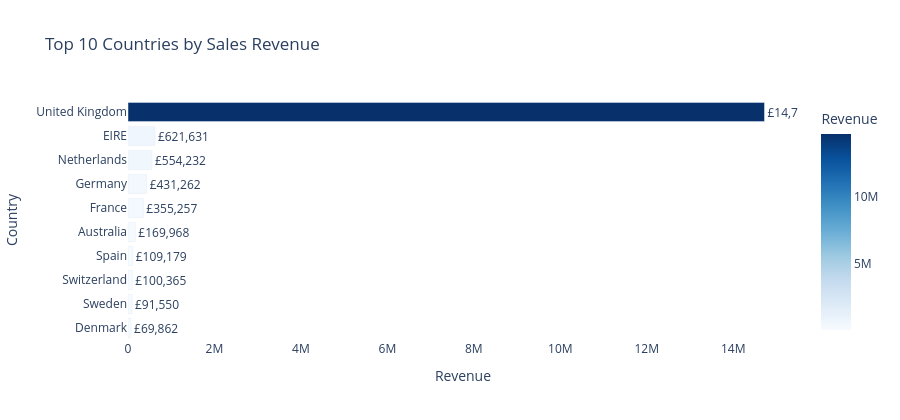

The notebook cell this image was saved under:
### Code cell
country = df.groupby('Country')['TotalPrice'].sum().sort_values(ascending=False)
country_top10 = country.head(10).reset_index()
country_top10.columns = ['Country', 'Revenue']

fig2 = px.bar(
    country_top10, x='Revenue', y='Country',
    orientation='h', color='Revenue',
    color_continuous_scale='Blues',
    title='Top 10 Countries by Sales Revenue',
    text=country_top10['Revenue'].apply(lambda x: f'£{x:,.0f}')
)
fig2.update_traces(textposition='outside')
fig2.update_layout(
    height=420, showlegend=False,
    plot_bgcolor='white', paper_bgcolor='white',
    yaxis=dict(categoryorder='total ascending')
)
fig2.show()
print("图2完成")

### Figure 1 — Plotly figure (JSON) as saved in the notebook; plotly's stock layout.template omitted (floating-point values rounded to 4 significant figures)
{"data": [{"hovertemplate": "Revenue=%{marker.color}<br>Country=%{y}<br>text=%{text}<extra></extra>", "legendgroup": "", "marker": {"color": [14720000.0, 621600.0, 554200.0, 431300.0, 355300.0, 170000.0, 109200.0, 100400.0, 91550.0, 69860.0], "coloraxis": "coloraxis", "pattern": {"shape": ""}}, "name": "", "orientation": "h", "showlegend": false, "text": ["£14,723,148", "£621,631", "£554,232", "£431,262", "£355,257", "£169,968", "£109,179", "£100,365", "£91,550", "£69,862"], "textposition": "outside", "type": "bar", "x": [14720000.0, 621600.0, 554200.0, 431300.0, 355300.0, 170000.0, 109200.0, 100400.0, 91550.0, 69860.0], "xaxis": "x", "y": ["United Kingdom", "EIRE", "Netherlands", "Germany", "France", "Australia", "Spain", "Switzerland", "Sweden", "Denmark"], "yaxis": "y"}], "layout": {"barmode": "relative", "coloraxis": {"colorbar": {"title": {"text": "Revenue"}}, "colorscale": [[0, "rgb(247,251,255)"], [0.125, "rgb(222,235,247)"], [0.25, "rgb(198,219,239)"], [0.375, "rgb(158,202,225)"], [0.5, "rgb(107,174,214)"], [0.625, "rgb(66,146,198)"], [0.75, "rgb(33,113,181)"], [0.875, "rgb(8,81,156)"], [1, "rgb(8,48,107)"]]}, "height": 420, "legend": {"tracegroupgap": 0}, "paper_bgcolor": "white", "plot_bgcolor": "white", "showlegend": false, "title": {"text": "Top 10 Countries by Sales Revenue"}, "xaxis": {"anchor": "y", "domain": [0, 1], "title": {"text": "Revenue"}}, "yaxis": {"anchor": "x", "categoryorder": "total ascending", "domain": [0, 1], "title": {"text": "Country"}}}}
